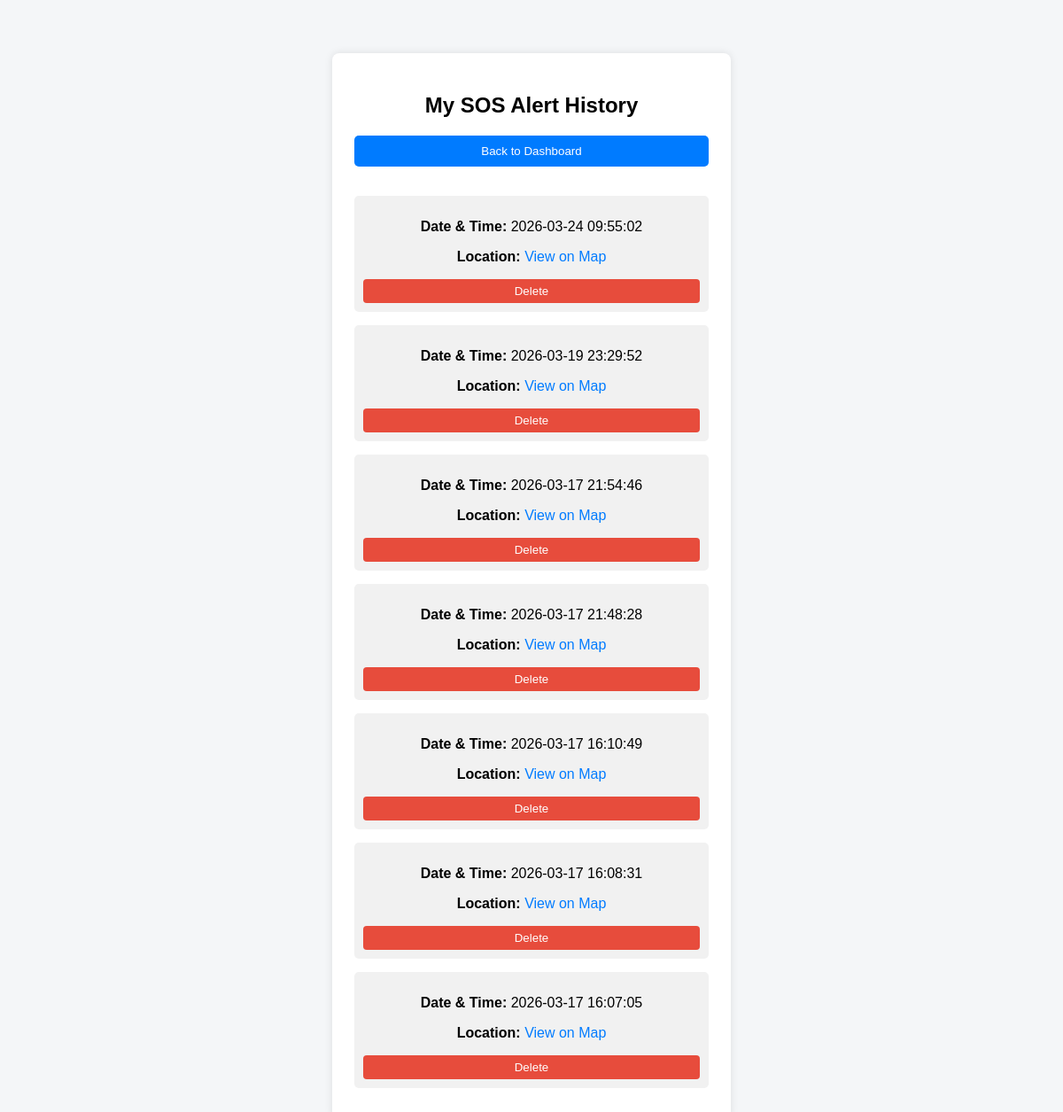
Page /history (signed in) on the earlier database version.
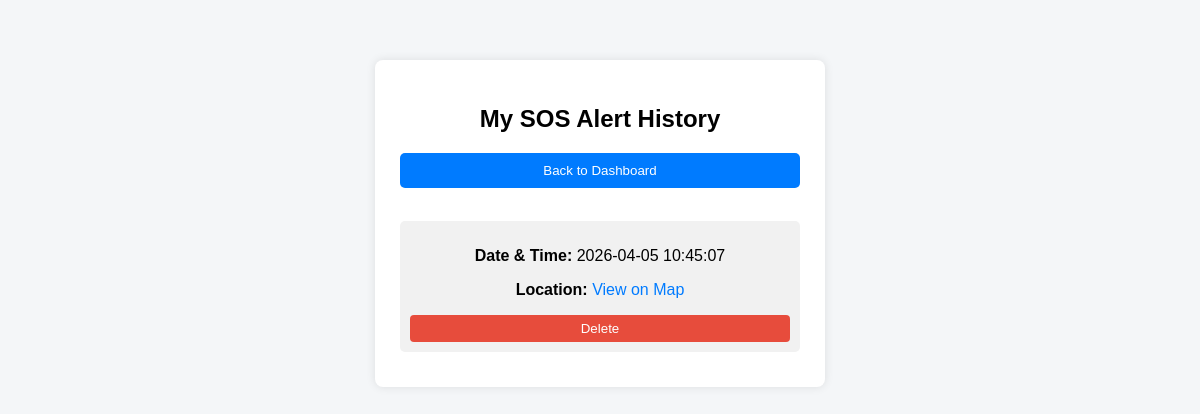
Same page on the later database version.
### tables this page shows
CREATE TABLE sos_alerts (
            id INTEGER PRIMARY KEY AUTOINCREMENT,
            user_id INTEGER,
            latitude TEXT,
            longitude TEXT,
            timestamp DATETIME DEFAULT CURRENT_TIMESTAMP,
            FOREIGN KEY(user_id) REFERENCES users(id)
        );

### app.py (the view)
@app.route("/history")
def history():
    if "user_id" not in session:
        return redirect("/")
    user_id = session["user_id"]
    conn = get_db()
    cursor = conn.cursor()
    cursor.execute(
        "SELECT * FROM sos_alerts WHERE user_id=? ORDER BY timestamp DESC",
        (user_id,)
    )
    alerts = cursor.fetchall()
    conn.close()
    return render_template("history.html", alerts=alerts)

### app.py (called while the page is built)
def get_db():
    conn = sqlite3.connect("users.db")
    conn.row_factory = sqlite3.Row
    return conn

### templates/history.html (shortened to what this page needs)
<!doctype html>
<html>
  <head>
    <link
      rel="stylesheet"
      href="{{ url_for('static', filename='style.css') }}"
    />
  </head>
  <body>
    <div class="dashboard">
      <h2>My SOS Alert History</h2>
      <a href="/dashboard">
        <button>Back to Dashboard</button>
      </a>
      <br /><br />
      {% if alerts %} {% for alert in alerts %}
      <div class="info-box" style="margin-bottom: 10px">
        <p><strong>Date & Time:</strong> {{ alert["timestamp"] }}</p>
        <p>
          <strong>Location:</strong>
          <a
            href="https://www.google.com/maps?q={{ alert['latitude'] }},{{ alert['longitude'] }}"
            target="_blank"
          >
            View on Map
          </a>
        </p>
        <form
          method="GET"
          action="/delete_alert/{{ alert['id'] }}"
          style="margin-top: 8px"
        >
          <button
            type="submit"
            style="
              background: #e74c3c;
              color: #fff;
              border: none;
              padding: 6px 10px;
              border-radius: 4px;
              cursor: pointer;
            "
          >
            Delete
          </button>
        </form>
      </div>
      {% endfor %} {% else %}
      <p>No SOS alerts found.</p>
      {% endif %}
    </div>
  </body>
</html>

Differences in the rows shown:
removed sos_alerts: timestamp "2026-03-24 09:55:02"
removed sos_alerts: timestamp "2026-03-19 23:29:52"
removed sos_alerts: timestamp "2026-03-17 21:54:46"
removed sos_alerts: timestamp "2026-03-17 21:48:28"
removed sos_alerts: timestamp "2026-03-17 16:10:49"
removed sos_alerts: timestamp "2026-03-17 16:08:31"
removed sos_alerts: timestamp "2026-03-17 16:07:05"
added sos_alerts: timestamp "2026-04-05 10:45:07"
